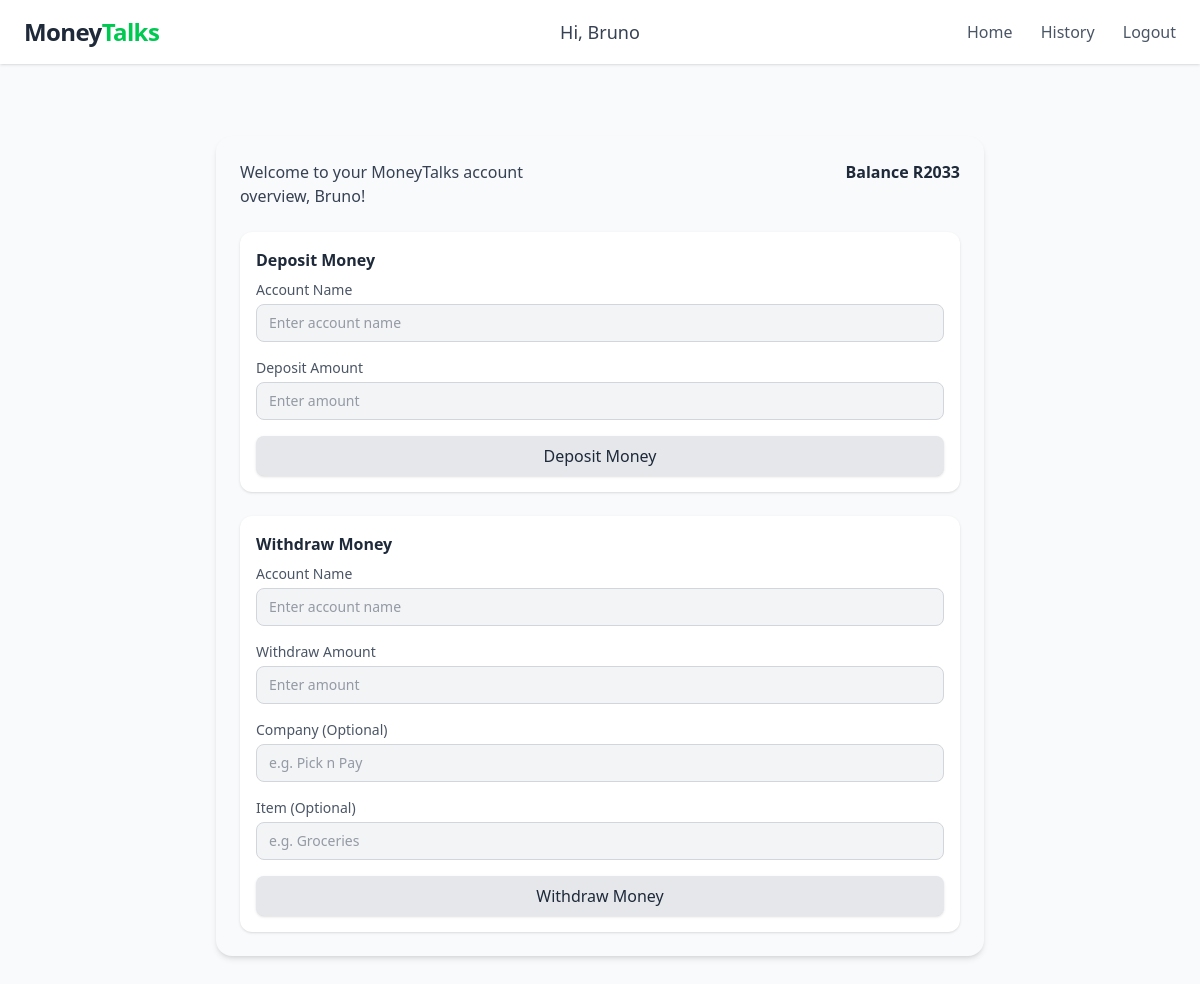
Page / (signed in) on the earlier database version.
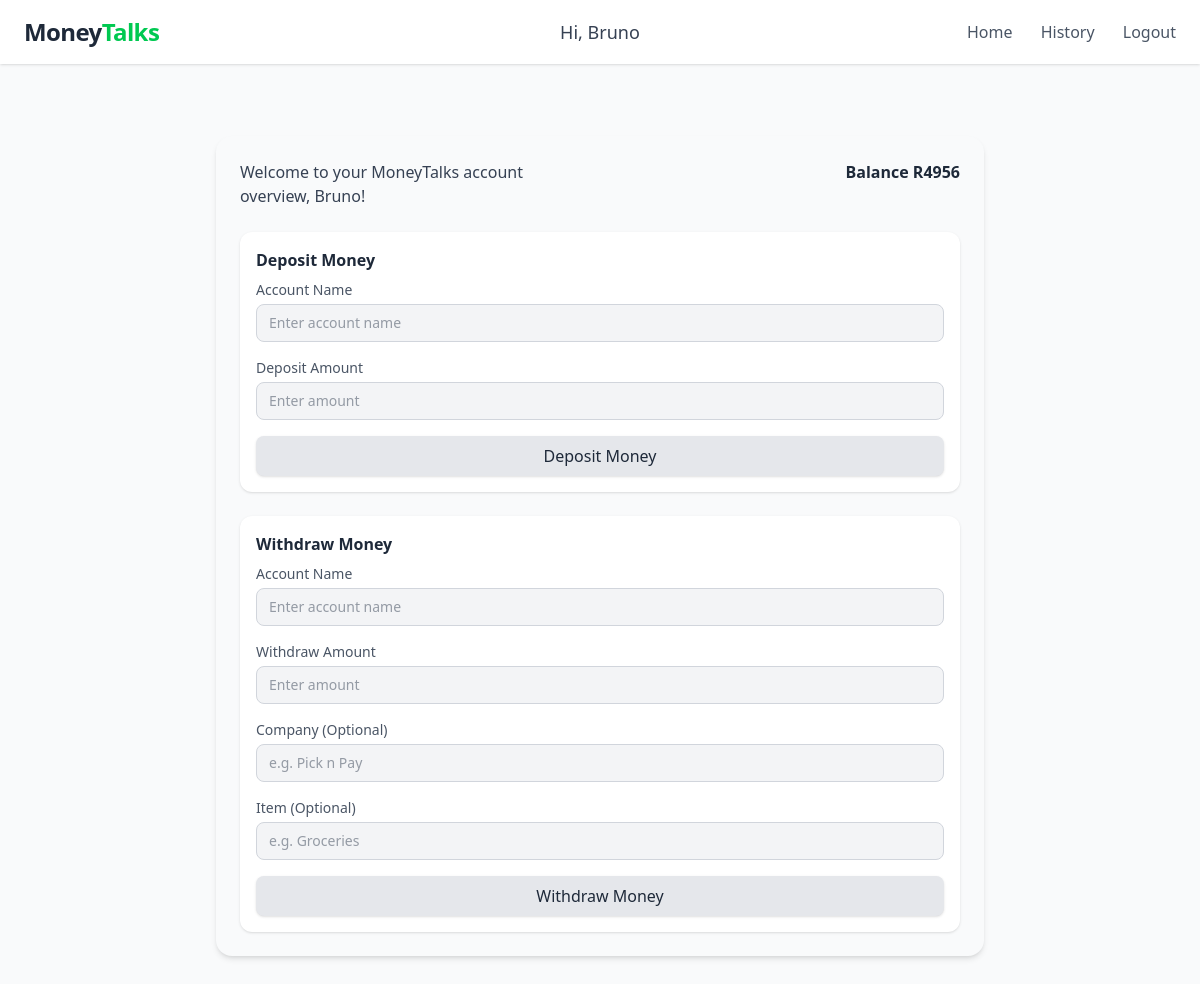
Same page on the later database version.
### tables this page shows
CREATE TABLE users (id INTEGER PRIMARY KEY, username TEXT UNIQUE, password_hash TEXT);

CREATE TABLE account (user_id INTEGER NOT NULL, accountName TEXT, amount INTEGER, accessDate TIMESTAMP DEFAULT CURRENT_TIMESTAMP, FOREIGN KEY (user_id) REFERENCES users(id) ON DELETE CASCADE);

### app.py (the view)
@app.route("/")
def hello_world():
    balanceInfo = account(session["username"])
    return render_template("home.html", session=session, balanceInfo=balanceInfo)

### app.py (called while the page is built)
def account(username):
    with sqlite3.connect(dataB) as conn:
        cur = conn.execute("""
            SELECT u.id, u.username, a.accountName, a.amount, a.accessDate
            FROM users u
            JOIN account a ON u.id = a.user_id
            WHERE u.username = ?
        """, (username,))
        row = cur.fetchone()
        return row

### templates/home.html (shortened to what this page needs)
{% extends "base.html" %}
{% block content %}
{% if session.get("user_id") %}
<div class="max-w-3xl mx-auto mt-10 p-6 bg-gray-50 rounded-2xl shadow-md">
    <div class="grid grid-cols-2 gap-4 mb-6">
        <div class="text-gray-700 font-medium">
            Welcome to your MoneyTalks account overview, {{ session["username"] }}!
        </div>
        <div class="text-right text-gray-800 font-semibold">
            Balance R{{ balanceInfo[3] }}
        </div>
    </div>
    <form action="add_money" method="POST" class="space-y-4 bg-white p-4 rounded-xl shadow-sm">
        <h3 class="text-gray-800 font-semibold mb-2">Deposit Money</h3>
        <div>
            <label for="account_name_deposit" class="block text-sm font-medium text-gray-600">Account Name</label>
            <input type="text" name="account_name" id="account_name_deposit"
                class="mt-1 block w-full rounded-lg border border-gray-300 bg-gray-100 px-3 py-2 text-gray-700 focus:outline-none focus:border-gray-400 focus:ring-1 focus:ring-gray-300 sm:text-sm"
                placeholder="Enter account name" required>
        </div>
        <div>
            <label for="deposit_amount" class="block text-sm font-medium text-gray-600">Deposit Amount</label>
            <input type="number" name="amount" id="deposit_amount" step="0.01"
                class="mt-1 block w-full rounded-lg border border-gray-300 bg-gray-100 px-3 py-2 text-gray-700 focus:outline-none focus:border-gray-400 focus:ring-1 focus:ring-gray-300 sm:text-sm"
                placeholder="Enter amount" required>
        </div>
        <button type="submit"
            class="w-full py-2 px-4 bg-gray-200 hover:bg-gray-300 text-gray-800 font-medium rounded-lg shadow-sm focus:outline-none focus:ring-1 focus:ring-gray-400">
            Deposit Money
        </button>
    </form>
    <form action="/withdraw_money" method="POST" class="space-y-4 bg-white p-4 rounded-xl shadow-sm mt-6">
  <h3 class="text-gray-800 font-semibold mb-2">Withdraw Money</h3>
  <div>
    <label for="account_name_withdraw" class="block text-sm font-medium text-gray-600">Account Name</label>
    <input type="text" name="account_name" id="account_name_withdraw"
      class="mt-1 block w-full rounded-lg border border-gray-300 bg-gray-100 px-3 py-2 text-gray-700
             focus:outline-none focus:border-gray-400 focus:ring-1 focus:ring-gray-300 sm:text-sm"
      placeholder="Enter account name" required>
  </div>
  <div>
    <label for="withdraw_amount" class="block text-sm font-medium text-gray-600">Withdraw Amount</label>
    <input type="number" name="amount" id="withdraw_amount" step="0.01"
      class="mt-1 block w-full rounded-lg border border-gray-300 bg-gray-100 px-3 py-2 text-gray-700
             focus:outline-none focus:border-gray-400 focus:ring-1 focus:ring-gray-300 sm:text-sm"
      placeholder="Enter amount" required>
  </div>
  <div>
    <label for="withdraw_company" class="block text-sm font-medium text-gray-600">Company (Optional)</label>
    <input type="text" name="company" id="withdraw_company"
      class="mt-1 block w-full rounded-lg border border-gray-300 bg-gray-100 px-3 py-2 text-gray-700
             focus:outline-none focus:border-gray-400 focus:ring-1 focus:ring-gray-300 sm:text-sm"
      placeholder="e.g. Pick n Pay">
  </div>
  <div>
    <label for="withdraw_item" class="block text-sm font-medium text-gray-600">Item (Optional)</label>
    <input type="text" name="item" id="withdraw_item"
      class="mt-1 block w-full rounded-lg border border-gray-300 bg-gray-100 px-3 py-2 text-gray-700
             focus:outline-none focus:border-gray-400 focus:ring-1 focus:ring-gray-300 sm:text-sm"
      placeholder="e.g. Groceries">
  </div>
  <button type="submit"
    class="w-full py-2 px-4 bg-gray-200 hover:bg-gray-300 text-gray-800 font-medium
           rounded-lg shadow-sm focus:outline-none focus:ring-1 focus:ring-gray-400">
    Withdraw Money
  </button>
</form>
</div>
{% endif %}
{% endblock %}

### templates/base.html (shortened to what this page needs)
<!DOCTYPE html>
<html lang="en">
<head>
  <script src="https://cdn.jsdelivr.net/npm/@tailwindcss/browser@4"></script>
</head>
<body class="bg-gray-50 text-gray-800 font-sans">
  <header class="bg-white shadow-sm">
    <div class="max-w-7xl mx-auto px-6 py-4 grid grid-cols-3 items-center">
      <div>
        <a href="/" class="text-2xl font-bold text-gray-800 tracking-tight">
          Money<span class="text-green-500">Talks</span>
        </a>
      </div>
      <div class="text-center">
        {% if session.get("user_id") %}
          <span class="text-lg font-medium text-gray-700">Hi, {{ session["username"] }}</span>
        {% else %}
          <a href="/login" class="text-gray-600 hover:text-gray-900 mx-2">Login</a>
          <a href="/registar" class="text-gray-600 hover:text-gray-900 mx-2">Register</a>
        {% endif %}
      </div>
      <nav class="text-right space-x-6">
        {% if session.get("user_id") %}
          <a href="/" class="text-gray-600 hover:text-gray-900 font-medium">Home</a>
          <a href="/History" class="text-gray-600 hover:text-gray-900 font-medium">History</a>
          <a href="/logout" class="text-gray-600 hover:text-gray-900 font-medium">Logout</a>
        {% endif %}
      </nav>
    </div>
  </header>
  <main class="max-w-7xl mx-auto px-6 py-8">
    {% block content %}{% endblock %}
  </main>
</body>
</html>

Differences in the rows shown:
changed account: amount "2033" → "4956"
